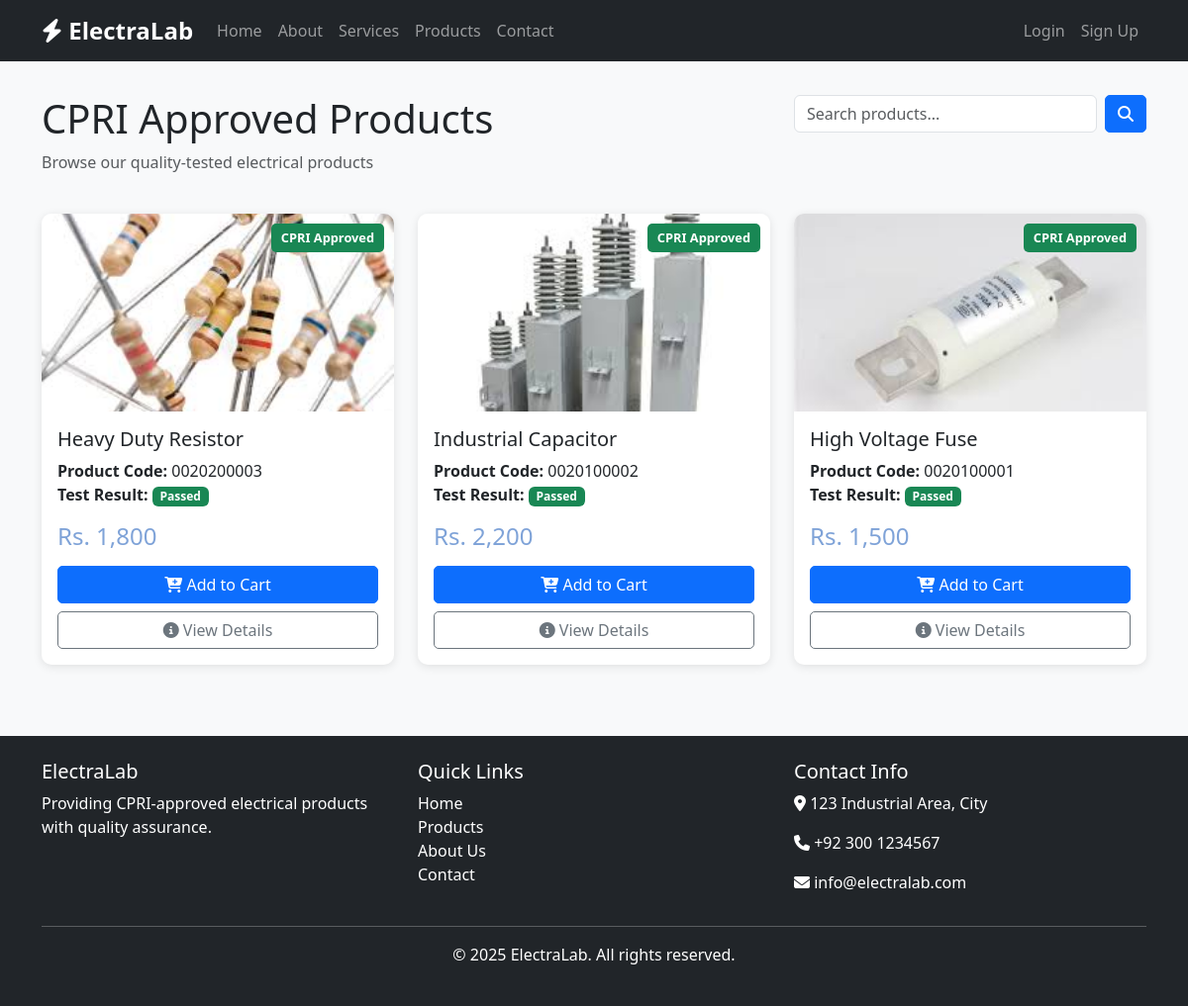
Page /frontend/products.php on the committed database.
### tables this page shows
CREATE TABLE `products` (
  `product_code` varchar(10) NOT NULL,
  `product_name` varchar(100) NOT NULL,
  `product_img` varchar(255) DEFAULT NULL,
  `manufacturer_id` int(11) NOT NULL,
  `revise_number` int(11) NOT NULL,
  `created_by` int(11) DEFAULT NULL,
  `created_at` timestamp NOT NULL DEFAULT current_timestamp(),
  `updated_at` timestamp NOT NULL DEFAULT current_timestamp() ON UPDATE current_timestamp()
);

### frontend/products.php (the view, shortened to what this page needs)
<?php
include 'header.php';
$search = isset($_GET['search']) ? sanitize_input($_GET['search'], $conn) : '';
?>
<div class="row mb-4">
    <div class="col-md-8">
        <h1>CPRI Approved Products</h1>
        <p class="text-muted">Browse our quality-tested electrical products</p>
    </div>
    <div class="col-md-4">
        <form method="GET" action="products.php" class="d-flex">
            <input type="text" name="search" class="form-control me-2"
                placeholder="Search products..." value="<?php echo $search; ?>">
            <button type="submit" class="btn btn-primary">
                <i class="fas fa-search"></i>
            </button>
        </form>
    </div>
</div>
<div class="row">
    <?php
    $query = "SELECT p.product_code, p.product_name, p.product_img,
                     ft.random_cost as price, tr.test_result,
                     COUNT(tr.test_result) as test_count
              FROM products p
              JOIN financial_tracking ft ON p.product_code = ft.product_code
              LEFT JOIN test_records tr ON p.product_code = tr.product_id_fk
              WHERE ft.approval_status = 'Approved'";
    $query .= " GROUP BY p.product_code
                ORDER BY p.created_at DESC";
    $result = mysqli_query($conn, $query);
    if (mysqli_num_rows($result) > 0) {
        while ($row = mysqli_fetch_assoc($result)) {
    ?>
            <div class="col-lg-4 col-md-6 mb-4">
                <div class="card product-card h-100">
                    <div class="card-img-container">
                        <img src="./assets/<?php echo $row['product_img']; ?>"
                            class="card-img-top" alt="<?php echo $row['product_name']; ?>">
                        <div class="product-badge">CPRI Approved</div>
                    </div>
                    <div class="card-body">
                        <h5 class="card-title"><?php echo $row['product_name']; ?></h5>
                        <p class="card-text">
                            <strong>Product Code:</strong> <?php echo $row['product_code']; ?><br>
                            <strong>Test Result:</strong>
                            <span class="badge bg-<?php echo $row['test_result'] == 'Passed' ? 'success' : 'danger'; ?>">
                                <?php echo $row['test_result']; ?>
                            </span>
                        </p>
                        <div class="product-price">
                            <h4>Rs. <?php echo number_format($row['price']); ?></h4>
                        </div>
                        <div class="d-grid gap-2">
                            <form method="POST" action="add-to-cart.php" class="d-inline">
                                <button type="submit" class="btn btn-primary w-100">
                                    <i class="fas fa-cart-plus"></i> Add to Cart
                                </button>
                            </form>
                            <a href="product-details.php?code=<?php echo $row['product_code']; ?>"
                                class="btn btn-outline-secondary">
                                <i class="fas fa-info-circle"></i> View Details
                            </a>
                        </div>
                    </div>
                </div>
            </div>
    <?php
        }
    } else {
        echo '<div class="col-12"><div class="alert alert-info text-center">No products found.</div></div>';
    }
    ?>
</div>
<?php include 'footer.php'; ?>

### frontend/assets/css/style.css (style rules this page uses)
:root { --primary-color: #7fa3d8; --secondary-color: #6c757d; --success-color: #198754; --danger-color: #dc3545; --warning-color: #ffc107; --light-color: #f8f9fa; --dark-color: #212529; }
body { font-family: 'Segoe UI', Tahoma, Geneva, Verdana, sans-serif; background-color: #f8f9fa; }
.product-card { border: 1px solid #dee2e6; border-radius: 10px; overflow: hidden; transition: transform 0.3s, box-shadow 0.3s; box-shadow: 0 2px 5px rgba(0,0,0,0.1); }
.card-img-container { position: relative; overflow: hidden; height: 200px; }
.card-img-top { width: 100%; height: 100%; object-fit: cover; transition: transform 0.5s; }
.product-badge { position: absolute; top: 10px; right: 10px; background: var(--success-color); color: white; padding: 5px 10px; border-radius: 5px; font-size: 0.8rem; font-weight: bold; }
.product-price { color: var(--primary-color); font-weight: bold; margin: 15px 0; }
.card { border: none; box-shadow: 0 2px 10px rgba(0,0,0,0.1); }
.btn { border-radius: 5px; font-weight: 500; }

### rows in the picture
products: product_img (picture), product_name "Heavy Duty Resistor", product_code "0020200003", test_result "Passed", price "1,800"
products: product_img (picture), product_name "Industrial Capacitor", product_code "0020100002", test_result "Passed", price "2,200"
products: product_img (picture), product_name "High Voltage Fuse", product_code "0020100001", test_result "Passed", price "1,500"
